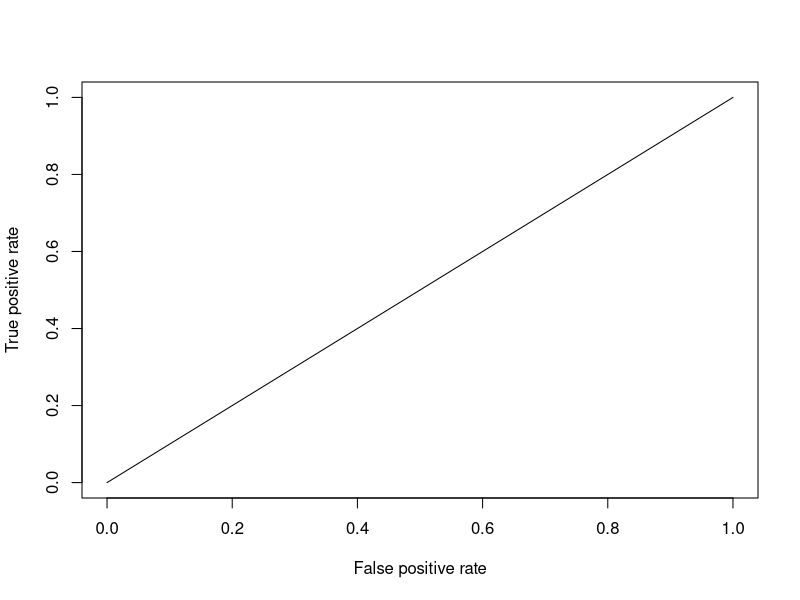

The R source for this figure:
## ---- chunk 1
library(tidyverse)
library(dplyr)
library(ggplot2)
library(corrplot)
library(utils)
library(MASS)
library(ROCR)
library(caret)
library(gmodels)
library(class) # Knn algorithm
library(patchwork)
library(psych)

set.seed(580)
## ---- chunk 2
covid_train <- read_csv("training_data.csv")
covid_train <- covid_train %>% dplyr::select(-...1)
covid_test <- read_csv("testing_data.csv")
covid_test <- covid_test %>% dplyr::select(-...1)
## ---- chunk 3
covid_train$NATUSBORN_A <- as.factor(covid_train$NATUSBORN_A)
covid_train$SEX_A <- as.factor(covid_train$NATUSBORN_A)
covid_train$CVDDIAG_A <- as.factor(covid_train$CVDDIAG_A)
covid_train$REGION <- as.factor(covid_train$REGION)
covid_train$HYPEV_A <- as.factor(covid_train$HYPEV_A)
covid_train$CHLEV_A <- as.factor(covid_train$CHLEV_A)
covid_train$ASEV_A <- as.factor(covid_train$ASEV_A)
covid_train$DIBEV_A <- as.factor(covid_train$DIBEV_A)
covid_train$MEDNG12M_A <- as.factor(covid_train$MEDNG12M_A)
covid_train$PAYWORRY_A <- as.factor(covid_train$PAYWORRY_A)
covid_train$RACEALLP_A <- as.factor(covid_train$RACEALLP_A)
covid_train$MEDRXTRT_A <- as.factor(covid_train$MEDRXTRT_A)
covid_train$HLTHCOND_A <- as.factor(covid_train$HLTHCOND_A)
covid_train$DEPEV_A <- as.factor(covid_train$DEPEV_A)
## ---- chunk 4
covid_test$NATUSBORN_A <- as.factor(covid_test$NATUSBORN_A)
covid_test$SEX_A <- as.factor(covid_test$NATUSBORN_A)
covid_test$CVDDIAG_A <- as.factor(covid_test$CVDDIAG_A)
covid_test$REGION <- as.factor(covid_test$REGION)
covid_test$HYPEV_A <- as.factor(covid_test$HYPEV_A)
covid_test$CHLEV_A <- as.factor(covid_test$CHLEV_A)
covid_test$ASEV_A <- as.factor(covid_test$ASEV_A)
covid_test$DIBEV_A <- as.factor(covid_test$DIBEV_A)
covid_test$MEDNG12M_A <- as.factor(covid_test$MEDNG12M_A)
covid_test$PAYWORRY_A <- as.factor(covid_test$PAYWORRY_A)
covid_test$RACEALLP_A <- as.factor(covid_test$RACEALLP_A)
covid_test$MEDRXTRT_A <- as.factor(covid_test$MEDRXTRT_A)
covid_test$HLTHCOND_A <- as.factor(covid_test$HLTHCOND_A)
covid_test$DEPEV_A <- as.factor(covid_test$DEPEV_A)
## ---- chunk 5
logr = glm(CVDDIAG_A ~., family = binomial, data = covid_train)

summary(logr)
## ---- chunk 6
log.fit = predict(logr, newdata = covid_test, type='response')
log.fit = ifelse(log.fit > 0.5, 1, 0)

misclassification = sum(log.fit != covid_test$CVDDIAG_A)/
  length(covid_test$CVDDIAG_A)
misclassification

accuracy = 1 - misclassification
accuracy
## ---- chunk 7
predict <- prediction(log.fit, covid_test$CVDDIAG_A)
perform <- performance(predict, "tpr", "fpr")
plot(perform)
area <- performance(predict, "auc")
area@y.values[[1]]
